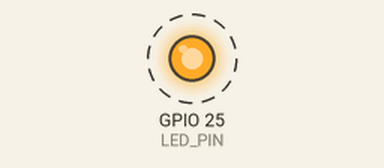
Recording of a sketch running on a simulated ESP32. Parts: output pins drawn as LEDs (lit = HIGH). Dashed ring = blinking.

Above: at 0.2 s.
Timing chart, 0 to 3.0 s (numbered marks = the images above):
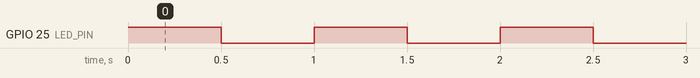

Measured:
- by itself, GPIO 25 (LED_PIN): alternates HIGH for 0.50 s and LOW for 0.50 s

The sketch:

Code.ino
```cpp
//just a very simple code
#define LED_PIN 25

void setup() {
  pinMode(LED_PIN, OUTPUT);
}

void loop() {
  digitalWrite(LED_PIN, HIGH);
  delay(500);

  digitalWrite(LED_PIN, LOW);
  delay(500);
}
```
